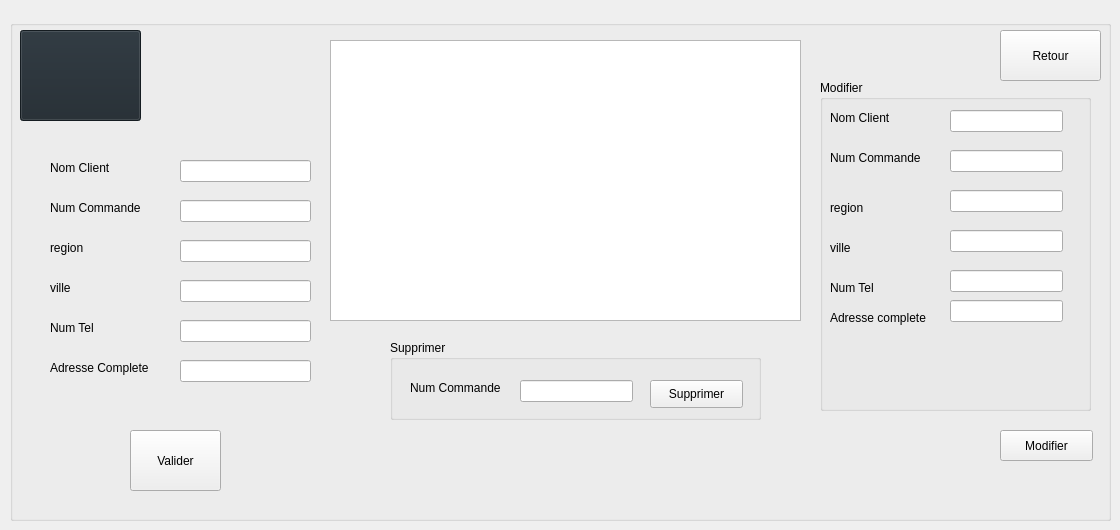
      <widget class="QWidget" name="livreur">
       <attribute name="title">
        <string>livraison</string>
       </attribute>
       <widget class="QGroupBox" name="groupBox_4">
        <property name="geometry">
         <rect>
          <x>10</x>
          <y>20</y>
          <width>1101</width>
          <height>501</height>
         </rect>
        </property>
        <property name="styleSheet">
         <string notr="true"/>
        </property>
        <property name="title">
         <string/>
        </property>
        <widget class="QLabel" name="label_33">
         <property name="geometry">
          <rect>
           <x>40</x>
           <y>140</y>
           <width>81</width>
           <height>16</height>
          </rect>
         </property>
         <property name="text">
          <string>Nom Client</string>
         </property>
        </widget>
        <widget class="QLabel" name="label_34">
         <property name="geometry">
          <rect>
           <x>40</x>
           <y>180</y>
           <width>111</width>
           <height>16</height>
          </rect>
         </property>
         <property name="text">
          <string>Num Commande</string>
         </property>
        </widget>
        <widget class="QLabel" name="label_35">
         <property name="geometry">
          <rect>
           <x>40</x>
           <y>220</y>
           <width>56</width>
           <height>16</height>
          </rect>
         </property>
         <property name="text">
          <string>region</string>
         </property>
        </widget>
        <widget class="QLabel" name="label_36">
         <property name="geometry">
          <rect>
           <x>40</x>
           <y>260</y>
           <width>56</width>
           <height>16</height>
          </rect>
         </property>
         <property name="text">
          <string>ville</string>
         </property>
        </widget>
        <widget class="QLabel" name="label_37">
         <property name="geometry">
          <rect>
           <x>40</x>
           <y>300</y>
           <width>56</width>
           <height>16</height>
          </rect>
         </property>
         <property name="text">
          <string>Num Tel</string>
         </property>
        </widget>
        <widget class="QLabel" name="label_38">
         <property name="geometry">
          <rect>
           <x>40</x>
           <y>340</y>
           <width>121</width>
           <height>16</height>
          </rect>
         </property>
         <property name="text">
          <string>Adresse Complete</string>
         </property>
        </widget>
        <widget class="QLineEdit" name="nomclient">
         <property name="geometry">
          <rect>
           <x>170</x>
           <y>300</y>
           <width>131</width>
           <height>22</height>
          </rect>
         </property>
        </widget>
        <widget class="QTableView" name="tab_livraison">
         <property name="geometry">
          <rect>
           <x>320</x>
           <y>20</y>
           <width>471</width>
           <height>281</height>
          </rect>
         </property>
        </widget>
        <widget class="QLineEdit" name="numcommande">
         <property name="geometry">
          <rect>
           <x>170</x>
           <y>180</y>
           <width>131</width>
           <height>22</height>
          </rect>
         </property>
        </widget>
        <widget class="QLineEdit" name="region">
         <property name="geometry">
          <rect>
           <x>170</x>
           <y>220</y>
           <width>131</width>
           <height>22</height>
          </rect>
         </property>
        </widget>
        <widget class="QLineEdit" name="ville">
         <property name="geometry">
          <rect>
           <x>170</x>
           <y>340</y>
           <width>131</width>
           <height>22</height>
          </rect>
         </property>
        </widget>
        <widget class="QLineEdit" name="tel">
         <property name="geometry">
          <rect>
           <x>170</x>
           <y>140</y>
           <width>131</width>
           <height>22</height>
          </rect>
         </property>
        </widget>
        <widget class="QLineEdit" name="adresse">
         <property name="geometry">
          <rect>
           <x>170</x>
           <y>260</y>
           <width>131</width>
           <height>22</height>
          </rect>
         </property>
        </widget>
        <widget class="QPushButton" name="pushButton_5">
         <property name="geometry">
          <rect>
           <x>120</x>
           <y>410</y>
           <width>91</width>
           <height>61</height>
          </rect>
         </property>
         <property name="text">
          <string>Valider</string>
         </property>
         <property name="icon">
          <iconset>
           <normaloff>:/Desktop/attachments/return.png</normaloff>:/Desktop/attachments/return.png</iconset>
         </property>
        </widget>
        <widget class="QGroupBox" name="groupBox_5">
         <property name="geometry">
          <rect>
           <x>810</x>
           <y>60</y>
           <width>271</width>
           <height>331</height>
          </rect>
         </property>
         <property name="title">
          <string>Modifier </string>
         </property>
         <widget class="QLabel" name="label_39">
          <property name="geometry">
           <rect>
            <x>10</x>
            <y>30</y>
            <width>91</width>
            <height>16</height>
           </rect>
          </property>
          <property name="text">
           <string>Nom Client</string>
          </property>
         </widget>
         <widget class="QLineEdit" name="nomclient1">
          <property name="geometry">
           <rect>
            <x>130</x>
            <y>190</y>
            <width>113</width>
            <height>22</height>
           </rect>
          </property>
         </widget>
         <widget class="QLabel" name="label_40">
          <property name="geometry">
           <rect>
            <x>10</x>
            <y>70</y>
            <width>111</width>
            <height>16</height>
           </rect>
          </property>
          <property name="text">
           <string>Num Commande</string>
          </property>
         </widget>
         <widget class="QLineEdit" name="numcommande1">
          <property name="geometry">
           <rect>
            <x>130</x>
            <y>70</y>
            <width>113</width>
            <height>22</height>
           </rect>
          </property>
         </widget>
         <widget class="QLabel" name="label_41">
          <property name="geometry">
           <rect>
            <x>10</x>
            <y>120</y>
            <width>56</width>
            <height>16</height>
           </rect>
          </property>
          <property name="text">
           <string>region</string>
          </property>
         </widget>
         <widget class="QLabel" name="label_42">
          <property name="geometry">
           <rect>
            <x>10</x>
            <y>160</y>
            <width>56</width>
            <height>16</height>
           </rect>
          </property>
          <property name="text">
           <string>ville</string>
          </property>
         </widget>
         <widget class="QLabel" name="label_43">
          <property name="geometry">
           <rect>
            <x>10</x>
            <y>200</y>
            <width>56</width>
            <height>16</height>
           </rect>
          </property>
          <property name="text">
           <string>Num Tel</string>
          </property>
         </widget>
         <widget class="QLabel" name="label_44">
          <property name="geometry">
           <rect>
            <x>10</x>
            <y>230</y>
            <width>111</width>
            <height>16</height>
           </rect>
          </property>
          <property name="text">
           <string>Adresse complete</string>
          </property>
         </widget>
         <widget class="QLineEdit" name="region1">
          <property name="geometry">
           <rect>
            <x>130</x>
            <y>110</y>
            <width>113</width>
            <height>22</height>
           </rect>
          </property>
         </widget>
         <widget class="QLineEdit" name="ville1">
          <property name="geometry">
           <rect>
            <x>130</x>
            <y>220</y>
            <width>113</width>
            <height>22</height>
           </rect>
          </property>
         </widget>
         <widget class="QLineEdit" name="tel1">
          <property name="geometry">
           <rect>
            <x>130</x>
            <y>30</y>
            <width>113</width>
            <height>22</height>
           </rect>
          </property>
         </widget>
         <widget class="QLineEdit" name="adresse1">
          <property name="geometry">
           <rect>
            <x>130</x>
            <y>150</y>
            <width>113</width>
            <height>22</height>
           </rect>
          </property>
         </widget>
        </widget>
        <widget class="QGroupBox" name="groupBox_6">
         <property name="geometry">
          <rect>
           <x>380</x>
           <y>320</y>
           <width>371</width>
           <height>80</height>
          </rect>
         </property>
         <property name="title">
          <string>Supprimer</string>
         </property>
         <widget class="QLabel" name="label_45">
          <property name="geometry">
           <rect>
            <x>20</x>
            <y>40</y>
            <width>121</width>
            <height>16</height>
           </rect>
          </property>
          <property name="text">
           <string>Num Commande</string>
          </property>
         </widget>
         <widget class="QLineEdit" name="lineEdit_7">
          <property name="geometry">
           <rect>
            <x>130</x>
            <y>40</y>
            <width>113</width>
            <height>22</height>
           </rect>
          </property>
         </widget>
         <widget class="QPushButton" name="pushButton_7">
          <property name="geometry">
           <rect>
            <x>260</x>
            <y>40</y>
            <width>93</width>
            <height>28</height>
           </rect>
          </property>
          <property name="text">
           <string>Supprimer</string>
          </property>
         </widget>
        </widget>
        <widget class="QPushButton" name="pushButton_8">
         <property name="geometry">
          <rect>
           <x>990</x>
           <y>410</y>
           <width>93</width>
           <height>31</height>
          </rect>
         </property>
         <property name="text">
          <string>Modifier</string>
         </property>
        </widget>
        <widget class="QPushButton" name="Retour_5">
         <property name="geometry">
          <rect>
           <x>990</x>
           <y>10</y>
           <width>101</width>
           <height>51</height>
          </rect>
         </property>
         <property name="styleSheet">
          <string notr="true"/>
         </property>
         <property name="text">
          <string>Retour</string>
         </property>
         <property name="icon">
          <iconset resource="Ressources.qrc">
           <normaloff>:/new/images/images/return.png</normaloff>:/new/images/images/return.png</iconset>
         </property>
        </widget>
        <widget class="QPushButton" name="pushButton_22">
         <property name="geometry">
          <rect>
           <x>10</x>
           <y>10</y>
           <width>121</width>
           <height>91</height>
          </rect>
         </property>
         <property name="styleSheet">
          <string notr="true">QPushButton
{
 
    background-color: #1e272e;
    
    border-color: #1e272e;
   
}</string>
         </property>
         <property name="text">
          <string/>
         </property>
         <property name="icon">
          <iconset resource="Ressources.qrc">
           <normaloff>:/new/images/images/Image4.png</normaloff>:/new/images/images/Image4.png</iconset>
         </property>
         <property name="iconSize">
          <size>
           <width>80</width>
           <height>80</height>
          </size>
         </property>
        </widget>
       </widget>
      </widget>
